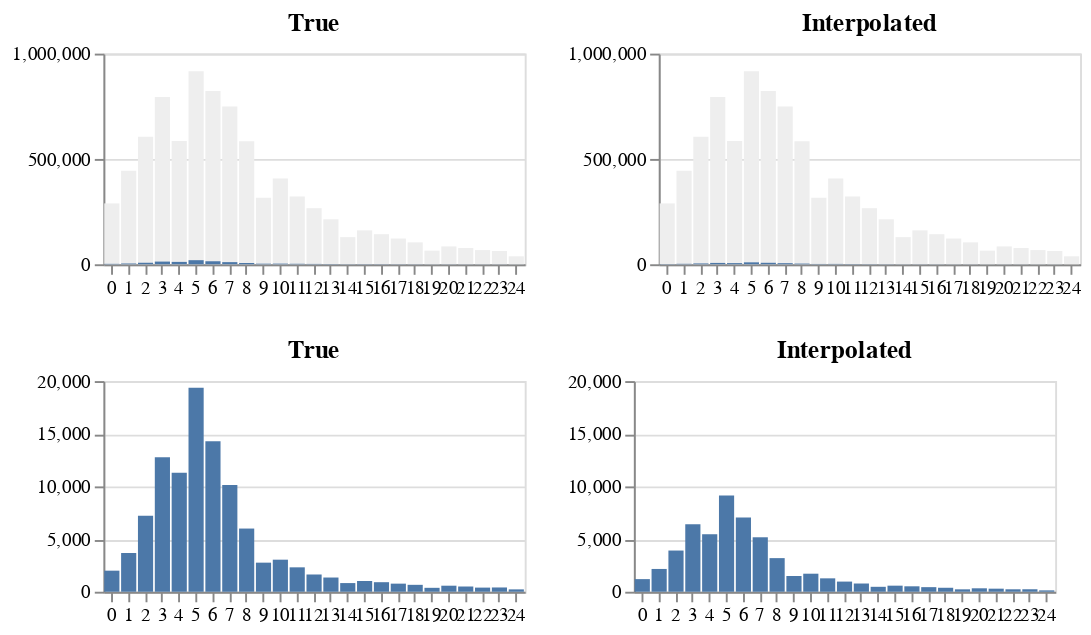

The cell this chart's notebook holds for it:
### Code cell
start = int(worst.start)
end = int(worst.start + worst.size)

hists = pd.DataFrame(data={
    'count': cdf[end] - cdf[start],
    'interpolated': interpolated_cdf[end] - interpolated_cdf[start],
    'unfiltered': unfiltered,
    'bins': np.arange(len(unfiltered))
})

base = alt.Chart(hists).mark_bar().encode(
    x=alt.X("bins:O", title=None, axis=alt.Axis(labelAngle=0))
).properties(width=220, height=110)

alt.vconcat(base.properties(title="True").encode(
    y=alt.Y("unfiltered:Q", title=None),
    color=alt.ValueDef("#eee")
) + base.encode(
    y=alt.Y("count:Q", title=None),
) | base.properties(title="Interpolated").encode(
    y=alt.Y("unfiltered:Q", title=None),
    color=alt.ValueDef("#eee")
) + base.encode(
    y=alt.Y("interpolated:Q", title=None),
), base.properties(title="True").encode(
    y=alt.Y("count:Q", title=None, scale=alt.Scale(domain=[0,20000])),
) | base.properties(title="Interpolated").encode(
    y=alt.Y("interpolated:Q", title=None, scale=alt.Scale(domain=[0,20000])),
))

### Figure 1 — Vega-Lite specification as saved in the notebook (floating-point values rounded to 4 significant figures)
{"$schema": "https://vega.github.io/schema/vega-lite/v2.6.0.json", "config": {"view": {"height": 300, "width": 400}}, "datasets": {"data-68c8a13ea094f88875afddab21126342": [{"bins": 0, "count": 2000, "interpolated": 1198.0, "unfiltered": 289005}, {"bins": 1, "count": 3676, "interpolated": 2163.0, "unfiltered": 443640}, {"bins": 2, "count": 7220, "interpolated": 3911.0, "unfiltered": 604789}, {"bins": 3, "count": 12765, "interpolated": 6412.0, "unfiltered": 794443}, {"bins": 4, "count": 11308, "interpolated": 5459.0, "unfiltered": 584802}, {"bins": 5, "count": 19357, "interpolated": 9140.0, "unfiltered": 916156}, {"bins": 6, "count": 14292, "interpolated": 7050.0, "unfiltered": 822344}, {"bins": 7, "count": 10126, "interpolated": 5171.0, "unfiltered": 748937}, {"bins": 8, "count": 5999, "interpolated": 3191.0, "unfiltered": 584525}, {"bins": 9, "count": 2761, "interpolated": 1494.0, "unfiltered": 315332}, {"bins": 10, "count": 3043, "interpolated": 1712.0, "unfiltered": 407318}, {"bins": 11, "count": 2317, "interpolated": 1272.0, "unfiltered": 321447}, {"bins": 12, "count": 1637, "interpolated": 963.6, "unfiltered": 266262}, {"bins": 13, "count": 1349, "interpolated": 780.8, "unfiltered": 213473}, {"bins": 14, "count": 822, "interpolated": 467.9, "unfiltered": 128934}, {"bins": 15, "count": 1022, "interpolated": 576.1, "unfiltered": 161007}, {"bins": 16, "count": 906, "interpolated": 515.6, "unfiltered": 142740}, {"bins": 17, "count": 768, "interpolated": 435.0, "unfiltered": 122135}, {"bins": 18, "count": 656, "interpolated": 377.3, "unfiltered": 104116}, {"bins": 19, "count": 372, "interpolated": 228.5, "unfiltered": 64724}, {"bins": 20, "count": 573, "interpolated": 326.2, "unfiltered": 84813}, {"bins": 21, "count": 497, "interpolated": 290.8, "unfiltered": 77081}, {"bins": 22, "count": 392, "interpolated": 232.0, "unfiltered": 67294}, {"bins": 23, "count": 405, "interpolated": 235.5, "unfiltered": 63089}, {"bins": 24, "count": 224, "interpolated": 129.5, "unfiltered": 37729}]}, "vconcat": [{"hconcat": [{"layer": [{"data": {"name": "data-68c8a13ea094f88875afddab21126342"}, "encoding": {"color": {"value": "#eee"}, "x": {"axis": {"labelAngle": 0}, "field": "bins", "title": null, "type": "ordinal"}, "y": {"field": "unfiltered", "title": null, "type": "quantitative"}}, "height": 110, "mark": "bar", "title": "True", "width": 220}, {"data": {"name": "data-68c8a13ea094f88875afddab21126342"}, "encoding": {"x": {"axis": {"labelAngle": 0}, "field": "bins", "title": null, "type": "ordinal"}, "y": {"field": "count", "title": null, "type": "quantitative"}}, "height": 110, "mark": "bar", "width": 220}]}, {"layer": [{"data": {"name": "data-68c8a13ea094f88875afddab21126342"}, "encoding": {"color": {"value": "#eee"}, "x": {"axis": {"labelAngle": 0}, "field": "bins", "title": null, "type": "ordinal"}, "y": {"field": "unfiltered", "title": null, "type": "quantitative"}}, "height": 110, "mark": "bar", "title": "Interpolated", "width": 220}, {"data": {"name": "data-68c8a13ea094f88875afddab21126342"}, "encoding": {"x": {"axis": {"labelAngle": 0}, "field": "bins", "title": null, "type": "ordinal"}, "y": {"field": "interpolated", "title": null, "type": "quantitative"}}, "height": 110, "mark": "bar", "width": 220}]}]}, {"hconcat": [{"data": {"name": "data-68c8a13ea094f88875afddab21126342"}, "encoding": {"x": {"axis": {"labelAngle": 0}, "field": "bins", "title": null, "type": "ordinal"}, "y": {"field": "count", "scale": {"domain": [0, 20000]}, "title": null, "type": "quantitative"}}, "height": 110, "mark": "bar", "title": "True", "width": 220}, {"data": {"name": "data-68c8a13ea094f88875afddab21126342"}, "encoding": {"x": {"axis": {"labelAngle": 0}, "field": "bins", "title": null, "type": "ordinal"}, "y": {"field": "interpolated", "scale": {"domain": [0, 20000]}, "title": null, "type": "quantitative"}}, "height": 110, "mark": "bar", "title": "Interpolated", "width": 220}]}]}
